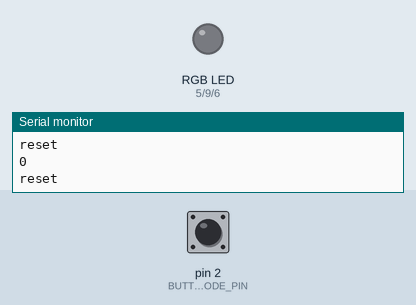
The sketch below on a simulated Arduino Uno, built with avr-gcc and run on an emulated ATmega328P. On the bench: an RGB LED mixed from three pins (HIGH = lit), the last lines printed to the serial monitor. The test bench sets the inputs (shaded band); at power-on: pin 2 (BUTTON_MODE_PIN) LOW.

Above: at 1.8 s.
1.9 s: pin 2 (BUTTON_MODE_PIN) pulled HIGH for 3.2 s
At 6.2 s:
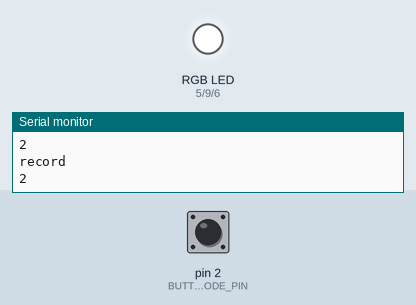
6.6 s: pin 2 (BUTTON_MODE_PIN) pulled HIGH for 1 s
At 8.1 s:
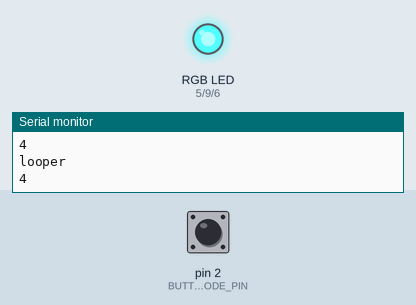
9.1 s: pin 2 (BUTTON_MODE_PIN) pulled HIGH for 0.6 s
At 10.8 s:
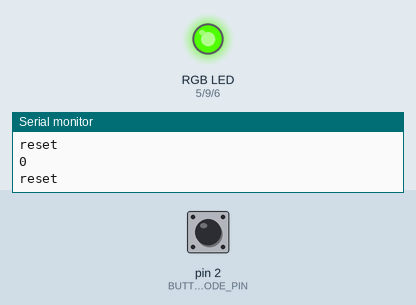
Timing chart, 0 to 12.3 s (numbered marks = the images above; inputs shaded):
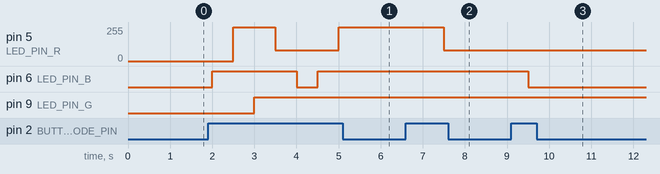

Measured:
- after the input at 1.9 s, pin 5 (LED_PIN_R): 0/255 → 255/255 after 0.60 s, → 80/255 1.0 s later, → 255/255 1.5 s later; pin 6 (LED_PIN_B): LOW → HIGH after 0.10 s, → LOW 2.0 s later, → HIGH 0.50 s later; pin 9 (LED_PIN_G): LOW → HIGH after 1.1 s
- after the input at 6.6 s, pin 5 (LED_PIN_R): 255/255 → 80/255 after 0.90 s
- after the input at 9.1 s, pin 6 (LED_PIN_B): HIGH → LOW after 0.40 s

The sketch:

CART_360_ETUDE_3_MODEvx.ino
```cpp
#include "pitches.h"

/**********************ETUDE 2 CART 360 2017*******************************
 * WELCOME!
 * THE PURPOSE OF THIS EXERCISE IS TO DESIGN A VERY SIMPLE KEYBOARD (5 KEYS)
 * WHICH ALLOWS YOU TO PLAY LIVE, RECORD, AND PLAYBACK SINGLE NOTES (NO CHORDS).
 * THERE WILL BE A BUTTON WHICH WHEN PRESSED WILL TAKE THE USER TO THE NEXT MODE:
 * THERE ARE 5 POSSIBLE MODES
 * 0 ==  reset    ==   led off == also resets
 * 1 ==  live     ==   led BLUE
 * 2 ==  record   ==   led RED
 * 3 ==  play     ==   led GREEN
 * 4 ==  looper   ==   led PURPLE
 *
 * ADDITIONALLY - WHEN THE USER CHANGES MODE,
 * THE RGB LED WILL CHANGE COLOR (ACCORDING TO THE SPECIFICATIONS)

 * PLEASE FOLLOW THE INSTRUCTIONS IN THE COMMENTS:
 * DO NOT ADD ANY MORE FUNCTION DEFINITIONS
 * ONLY IMPLEMENT THE FUNCTION DEFINITIONS SUPPLIED
 * THERE IS NO NEED TO ADD ANY NEW VARIABLES OR CONSTANTS
 * PROVIDE COMMENTS FOR ANY OF THE CODE IMPLEMENTED
 * GOOD LUCK!
 */
/**** CONSTANTS ********************************************************/

#define BUTTON_MODE_PIN 2 // Button to change the mode

// constants for RGB LED
#define LED_PIN_R 5 // R PIN
#define LED_PIN_G 9 // G PIN
#define LED_PIN_B 6 // B PIN

// constant for note in (button-resistor ladder on breadboard)
# define NOTE_IN_PIN A0

//constant for max number of notes in array
//#define MAX_NOTES 16

// a constant for duration
const int duration = 200;

// constant for pin to output for buzzer
#define BUZZER_PIN 3 // PWM

/******** VARIABLES *****************************************************/
// counter for how many notes we have
int countNotes = 0;
int mode = 0; // start at off
// array to hold the notes played (for record/play mode)
int MAX_NOTES=5;
//int notes [MAX_NOTES];


int notes[] = {NOTE_B3, NOTE_C3, NOTE_CS3, NOTE_D3, NOTE_DS3};

/*************************************************************************/


/**********************SETUP() DO NOT CHANGE*******************************/
// Declare pin mode for the single digital input
void setup()
{
  pinMode(BUTTON_MODE_PIN, INPUT);
  Serial.begin(9600);
  pinMode(LED_PIN_R, OUTPUT);
  pinMode(LED_PIN_G, OUTPUT);
  pinMode(LED_PIN_B, OUTPUT);

}

/**********************LOOP() DO NOT CHANGE *******************************
 * INSTRUCTIONS:
 * There is NO NEED to change the loop - it establishes the flow of the program
 * We call here 3 functions repeatedly:
 * 1: chooseMode(): this function will determine the mode that your program is in
 * based on if the button (linked to the BUTTON_MODE_PIN) was pressed
 * 2: setRGB(): will set the color of the RGB LED based on the value of the mode variable
 * 3: selectMode(): will determine which function to call based on the value of the mode variable

**************************************************************************/
void loop()
{

  chooseMode();
  setRGB();
  selectMode();
}
/******************CHOOSEMODE(): IMPLEMENT *********************************
 * INSTRUCTIONS:
 * Read the value from the Button (linked to the BUTTON_MODE_PIN) and
 * if is being pressed then change the mode variable.
 * REMEMBER:
 * mode == 0 is reset
 * mode == 1 is live
 * mode == 2 is record
 * mode == 3 is play
 * mode == 4 is loopMode
 * Every time the user presses the button, the program will go to the next mode,
 * once it reaches 4, it should go back to mode == 0.
 * (i.e. if mode ==2 and we press, then mode ==3) ...
**************************************************************************/
void chooseMode(){

   if (digitalRead(BUTTON_MODE_PIN) == HIGH){
   if(mode == 4) {
    mode=0;
  }
  else if(mode == 3) {
    mode=4;
  }
  else if(mode == 2) {
    mode=3;
  }

  else if(mode == 1) {
    mode=2;
  }

   else if(mode == 0) {
    mode=1;
  }
  }

}

/******************SETRGB(): IMPLEMENT *********************************
 * INSTRUCTIONS:
 * Depending on the value of the mode variable:
 * if the mode is 0 - RGB LED IS OFF
 * if the mode is 1 - RGB LED IS BLUE
 * if mode is 2 - RGB LED IS RED
 * if mode is 3 - RGB LED IS GREEN
 * if mode is 4 - RGB LED iS PURPLE
 * YOU MUST USE A SWITCH CASE CONSTRUCT (NOT A SERIES OF IF / ELSE STATEMENTS
**************************************************************************/
void setRGB()
{


   switch (mode) {
    case 0:
      analogWrite(LED_PIN_B, 0);
      Serial.println(mode);
      delay(250);
      break;
    case 1:
      analogWrite(LED_PIN_B, 255);
      Serial.println(mode);
      delay(250);
      break;
    case 2:
      analogWrite(LED_PIN_R, 255);
      Serial.println(mode);
      delay(250);
      break;
    case 3:
      analogWrite(LED_PIN_G, 255);
      Serial.println(mode);
      delay(250);
      break;
    case 4:
      analogWrite(LED_PIN_R, 80);
      analogWrite(LED_PIN_B, 255);
      Serial.println(mode);
      delay(250);
      break;
    default:
      // if nothing else matches, do the default
      // default is optional
    break;
  }


}
/**********************SELECTMODE() DO NOT CHANGE *******************************
 * INSTRUCTIONS:
 * There is NO NEED to change this function - it selects WHICH function should run based on the mode variable
 * There are 4 possibilities
 * 1: reset(): this function will reset any arrays etc, and will do nothing else
 * 2: live(): this function will play the corresponding notes
 * to the user pressing the respective buttons.
 * NOTE:: the notes played are NOT stored
 * 3: record(): this function will play the corresponding notes
 * to the user pressing the respective buttons
 * AND will STORE up to 16 consecutive notes in an array.
 * 4: play(): this function will playback any notes stored in the array that were recorded
 * in the previous mode
 * 5: loopMode(): this function will playback any notes stored in the array that were recorded,
 * BUT unlike the previous mode, you can choose in which sequence the notes are played.
 * REQUIRED: only play notes from the array (no live stuff)

******************************************************************************/
void selectMode()
{
  if(mode == 0) {
    reset();
  }
  else if(mode == 1) {
    live();
  }
  else if(mode == 2) {
    record();
  }

  else if(mode == 3) {
    play();
  }

   else if(mode == 4) {
    looper();
  }
}
/******************RESET(): IMPLEMENT **************************************
 * INSTRUCTIONS:
 * this function should ensure that any notes recorded are no longer available
**************************************************************************/
void reset()
{

      Serial.println("reset");
      delay(250);
}
/******************LIVE(): IMPLEMENT **************************************
 * INSTRUCTIONS:
 * this function will play the corresponding notes
 * to the user pressing the respective buttons
 * NOTE:: the notes played are NOT stored
 * SO: you need read in the input from the analog input (linked to the button-resistor ladder combo)
 * THEN - output the note to the buzzer using the tone() function
**************************************************************************/
void live()
{
      Serial.println("live");
      delay(250);
//  if(digitalRead(BUTTON_MODE_PIN) == HIGH){
//    delay(250);
//
//    Serial.println("push");
//    for(int i = 0; i < 5; i++) {
//      tone(3, notes[i]);
//      delay(notes[i]);
//      }
//      noTone(3);
//  }
}
/******************RECORD(): IMPLEMENT **********************************
 * INSTRUCTIONS:
 * this function will play the corresponding notes
 * to the user pressing the respective buttons
 * AND will STORE up to 16 consecutive notes in an array.
 * SO:you need read in the input from the analog input (linked to the button-resistor ladder combo)
 * AND - output the note to the buzzer using the tone() function
 * THEN store that note in the array  - BE CAREFUL - you can only allow for up to MAX_NOTES to be stored
**************************************************************************/
void record()
{
      Serial.println("record");
      delay(250);
}
/******************PLAY(): IMPLEMENT ************************************
 * INSTRUCTIONS:
 * this function will playback any notes stored in the array that were recorded
 * in the previous mode
 * SO: you need to go through the array of values (be careful - the user may not have put in MAX_NOTES)
 * READ each value IN ORDER
 * AND output each note to the buzzer using the tone() function
 * ALSO: as long as we are in this mode, the notes are played over and over again
 * BE CAREFUL: make sure you allow for the user to get to another mode from the mode button...
**************************************************************************/
void play()
{
      Serial.println("play");
      delay(250);
}
/******************LOOPMODE(): IMPLEMENT *********************************
 * INSTRUCTIONS:
 * this function will playback any notes stored in the array that were recorded
 * in the previous mode
 * SO: you need to go through the array of values (be careful - the user may not have put in MAX_NOTES)
 * READ values IN ANY ORDERING (You MUST use the array - but you can determine your own sequence)
 * AND output each note to the buzzer using the tone() function
 * ALSO: as long as we are in this mode, the notes are played over and over again
 * BE CAREFUL: make sure you allow for the user to get to another mode from the mode button...
**************************************************************************/
void looper()
{
      Serial.println("looper");
      delay(250);
}

/**************************************************************************/
```

pitches.h
```cpp
/*************************************************
 * Public Constants
 *************************************************/

#define NOTE_B0  31
#define NOTE_C1  33
#define NOTE_CS1 35
#define NOTE_D1  37
#define NOTE_DS1 39
#define NOTE_E1  41
#define NOTE_F1  44
#define NOTE_FS1 46
#define NOTE_G1  49
#define NOTE_GS1 52
#define NOTE_A1  55
#define NOTE_AS1 58
#define NOTE_B1  62
#define NOTE_C2  65
#define NOTE_CS2 69
#define NOTE_D2  73
#define NOTE_DS2 78
#define NOTE_E2  82
#define NOTE_F2  87
#define NOTE_FS2 93
#define NOTE_G2  98
#define NOTE_GS2 104
#define NOTE_A2  110
#define NOTE_AS2 117
#define NOTE_B2  123
#define NOTE_C3  131
#define NOTE_CS3 139
#define NOTE_D3  147
#define NOTE_DS3 156
#define NOTE_E3  165
#define NOTE_F3  175
#define NOTE_FS3 185
#define NOTE_G3  196
#define NOTE_GS3 208
#define NOTE_A3  220
#define NOTE_AS3 233
#define NOTE_B3  247
#define NOTE_C4  262
#define NOTE_CS4 277
#define NOTE_D4  294
#define NOTE_DS4 311
#define NOTE_E4  330
#define NOTE_F4  349
#define NOTE_FS4 370
#define NOTE_G4  392
#define NOTE_GS4 415
#define NOTE_A4  440
#define NOTE_AS4 466
#define NOTE_B4  494
#define NOTE_C5  523
#define NOTE_CS5 554
#define NOTE_D5  587
#define NOTE_DS5 622
#define NOTE_E5  659
#define NOTE_F5  698
#define NOTE_FS5 740
#define NOTE_G5  784
#define NOTE_GS5 831
#define NOTE_A5  880
#define NOTE_AS5 932
#define NOTE_B5  988
#define NOTE_C6  1047
#define NOTE_CS6 1109
#define NOTE_D6  1175
#define NOTE_DS6 1245
#define NOTE_E6  1319
#define NOTE_F6  1397
#define NOTE_FS6 1480
#define NOTE_G6  1568
#define NOTE_GS6 1661
#define NOTE_A6  1760
#define NOTE_AS6 1865
#define NOTE_B6  1976
#define NOTE_C7  2093
#define NOTE_CS7 2217
#define NOTE_D7  2349
#define NOTE_DS7 2489
#define NOTE_E7  2637
#define NOTE_F7  2794
#define NOTE_FS7 2960
#define NOTE_G7  3136
#define NOTE_GS7 3322
#define NOTE_A7  3520
#define NOTE_AS7 3729
#define NOTE_B7  3951
#define NOTE_C8  4186
#define NOTE_CS8 4435
#define NOTE_D8  4699
#define NOTE_DS8 4978
```
